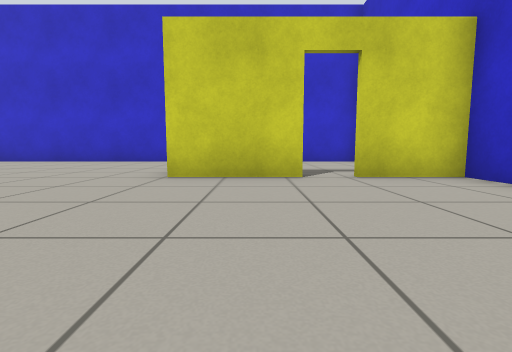
[1] (above)

19 first-person views from a walk through a robot-simulator world made for Gazebo. The camera is 0.5 m above the floor, tilts 6° down and sees 85° across. The floor is counted in squares, 1 m on a side. Each view is taken from the middle of a square. On the plan, view 1 faces up. The plan holds only what a view shows up to about 9 squares ahead; the rest is blank. The place goes on beyond the plan.

[2]
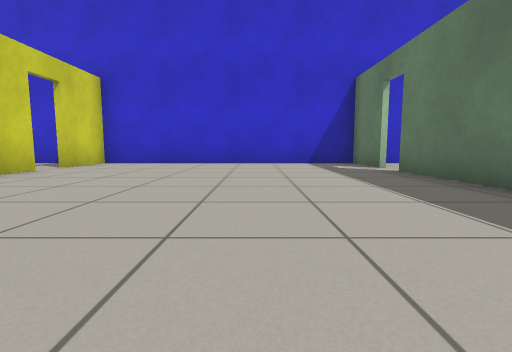

[3]
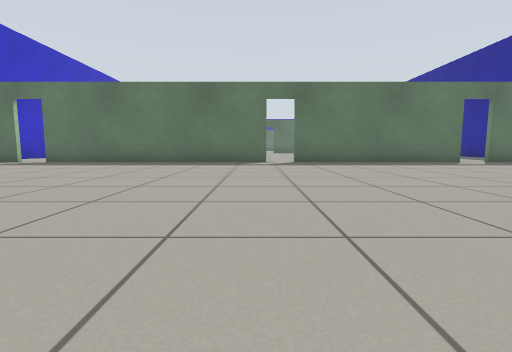

[4]
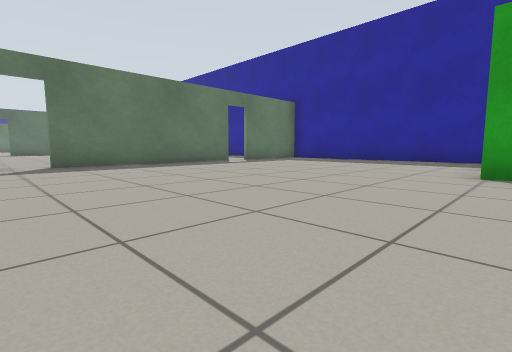

[5]
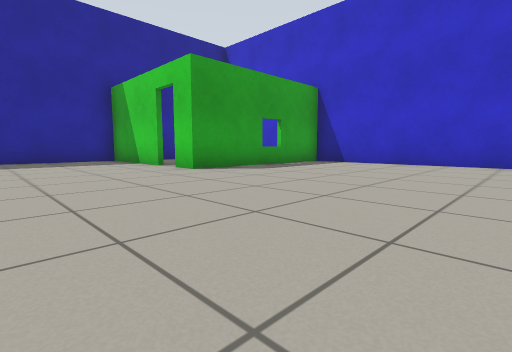

[6]
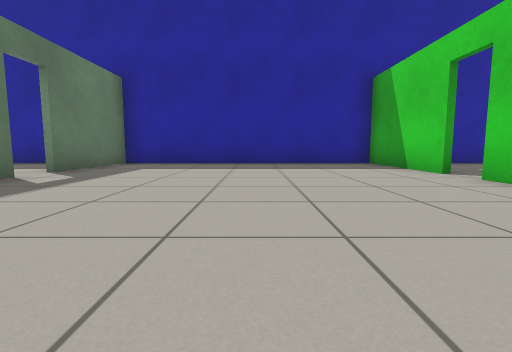

[7]
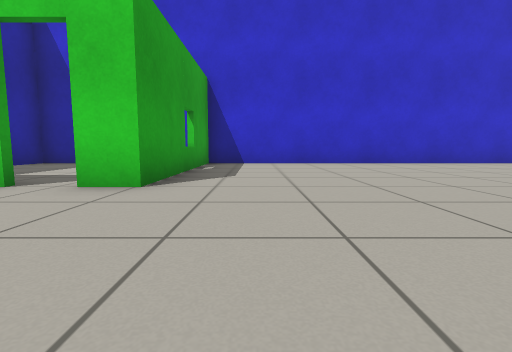

[8]
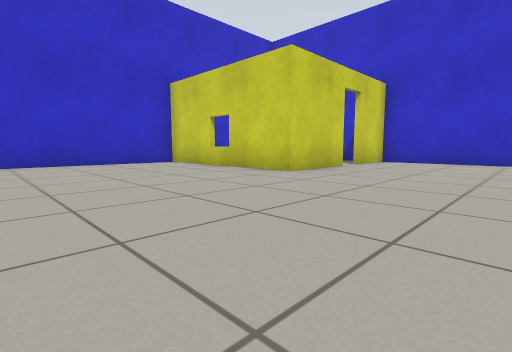

[9]
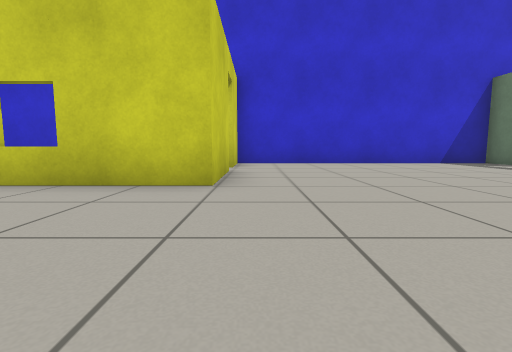

[10]
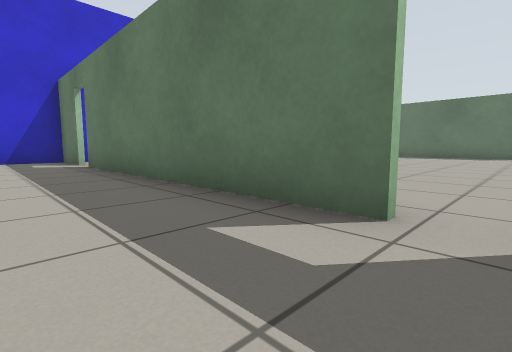

[11]
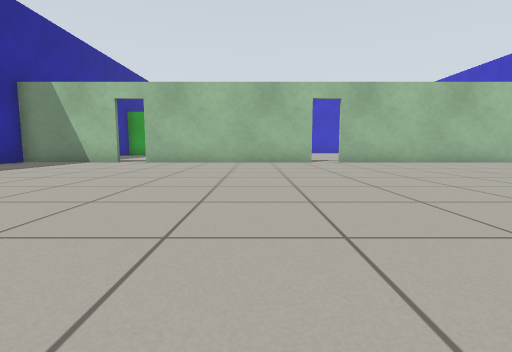

[12]
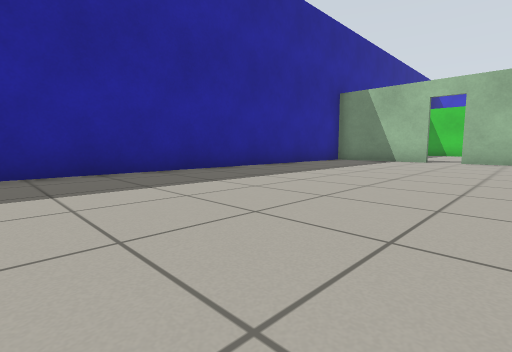

[13]
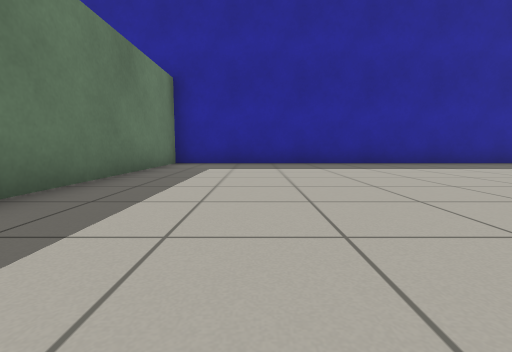

[14]
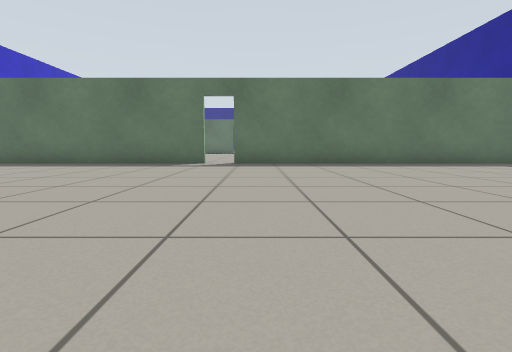

[15]
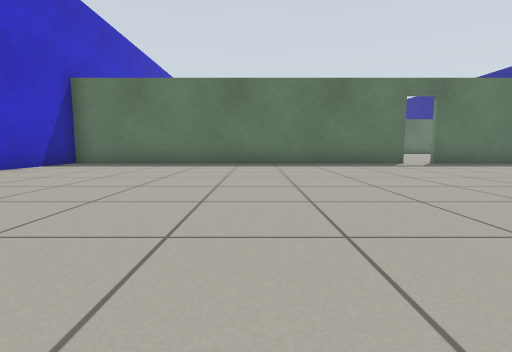

[16]
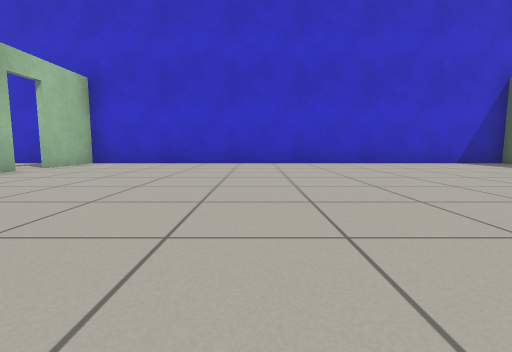

[17]
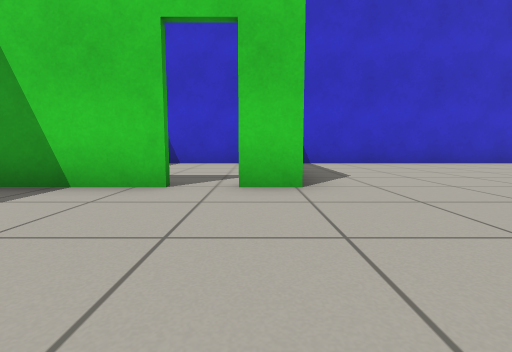

[18]
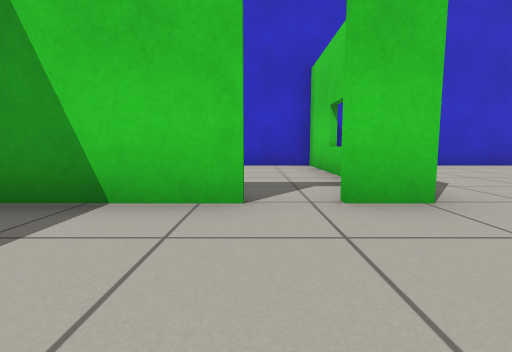

[19]
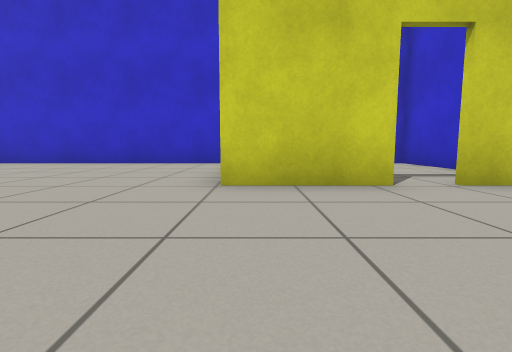

### Floor plan
Points are (right, up) in squares from view 1. A wall is a line through its corners. A room is listed if a view was taken in it or the views show most of it. See-through windows are left out.
Room 1 (views 1, 2, 3, 4, 5, 6, 7, 8, 9, 10, 17, 18, 19)
walls: (-6.4, -2.9) (0.7, -2.9); (0.9, 4.4) (-1.5, 4.4) (-1.5, 9.4) (-11.4, 9.4); (-13, 4.4) (-16.4, 4.4) (-16.4, -3); (-12.6, -2.9) (-7.1, -2.9); (1.5, -2.9) (3.5, -2.9); (-11.4, 9.5) (-11.4, 4.4) (-12.3, 4.4); (3.4, -3) (3.4, 4.4) (1.6, 4.4); (-16.5, -2.9) (-13.4, -2.9)
ways out: open door at (-13, -3) to room 2; open door at (1, -3) to room 2; gap at (-6.5, -3) to room 2; open door at (-12.5, 4.5) to room 3; open door at (1, 5) to room 4
Room 2 (views 11, 12, 13, 14, 15, 16)
walls: (-7.1, -3.1) (-12.6, -3.1); (-6.5, -15.4) (3.4, -15.4) (3.4, -3); (-13.4, -3.1) (-16.5, -3.1); (0.7, -3.1) (-6.4, -3.1); (-16.4, -3) (-16.4, -15.4) (-7.3, -15.4); (3.5, -3.1) (1.5, -3.1)
ways out: open door at (-13, -3) to room 1; open door at (1, -3) to room 1; gap at (-6.5, -3) to room 1; open door at (-7, -15.5)
Room 3 (no view inside)
walls: (-11.6, 6.6) (-11.6, 9.5); (-11.4, 9.4) (-16.4, 9.4) (-16.4, 6.9)
ways out: open door at (-12.5, 4.5) to room 1
Room 4 (no view inside)
walls: (3.4, 5.9) (3.4, 9.4) (1, 9.4)
ways out: open door at (1, 5) to room 1

Where each view was taken, in squares from view 1:
view 1: 0 up, 0 right, facing up
view 2: 0 up, 5 left, facing right
view 3: 6 up, 6 left, facing down
view 4: 5 up, 6 left, facing down-left
view 5: 1 up, 6 left, facing up-left
view 6: 1 up, 8 left, facing left
view 7: 1 up, 10 left, facing up
view 8: 1 up, 6 left, facing up-right
view 9: 4 up, 5 left, facing right
view 10: 1 down, 7 left, facing down-right
view 11: 12 down, 9 left, facing up
view 12: 13 down, 11 left, facing up-left
view 13: 13 down, 8 left, facing left
view 14: 7 down, 8 left, facing down
view 15: 7 down, 2 left, facing down
view 16: 8 down, 5 left, facing right
view 17: 1 up, 12 left, facing up
view 18: 2 up, 13 left, facing up
view 19: 1 up, 1 left, facing up
